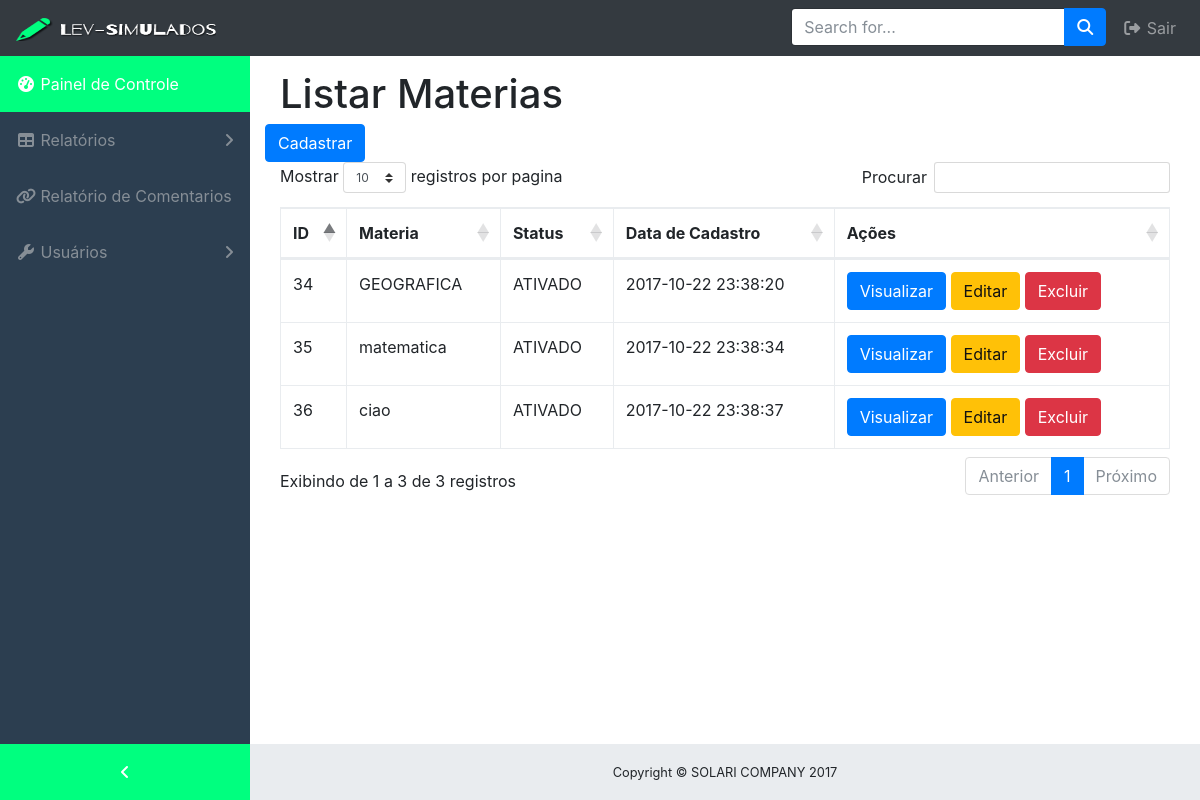
Screenshot of /index.php?op=relatorio_materia with the database file from the repository.
### tables this page shows
CREATE TABLE MATERIA(
	ID_MATERIA INT PRIMARY KEY AUTO_INCREMENT NOT NULL,
	NM_MATERIA VARCHAR(30),
	STATUS_MATERIA VARCHAR(15),
	DATA_CADASTRO DATETIME);

### classes/Materia.class.php (called while the page is built, shortened)
<?php
require_once 'Conexao.class.php';
require_once 'Funcoes.class.php';
class Materia {
    private $con;
    public function __construct() {
        $this->con= new Conexao();
    }
    public function querySelect(){
        try{
            $cst = $this->con->conectar()->prepare("SELECT * FROM `MATERIA`;");
            $cst->execute();
            return $cst->fetchAll();
        } catch (PDOException $ex) {
            return 'erro '.$ex->getMessage();
        }
    }
   }

### classes/Conexao.class.php (called while the page is built)
<?php
class Conexao{
    private $usuario;
    private $senha;
    private $banco;
    private $servidor;
    private static $pdo;
    public function __construct(){
        $this->servidor = "localhost";
        $this->banco = "lev_db";
        $this->usuario = "root";
        $this->senha = "";
    }
    public function conectar(){
        try{
            if(is_null(self::$pdo)){
                self::$pdo = new PDO("mysql:host=".$this->servidor.";dbname=".$this->banco, $this->usuario, $this->senha);
            }
            return self::$pdo;
        } catch (PDOException $ex) {
			echo $ex->getMessage();
        }
    }
}
?>

### classes/Funcoes.class.php (called while the page is built, shortened)
<?php
class Funcoes {
    public function tratarCaracter($vlr, $tipo){
	switch($tipo){
            case 2: $rst = utf8_encode($vlr); break;
        }
        return $rst;
    }
}
?>

### Relatorios/relatorio_materia.php (the view, shortened to what this page needs)
<?php
require_once 'classes/Materia.class.php';
require_once 'classes/Funcoes.class.php';
$objFcs = new Funcoes();
$objtpc = new Materia();
            ?>
<div class="container theme-showcase" role="main">
    <div class="page-header">
        <h1>Listar Materias</h1>
    </div>
    <div class="row">
        <div class="pull-right">
            <button type="button" class="btn btn-xs btn-primary" data-toggle="modal" data-target="#modalCadastrarMateria">Cadastrar</button>
        </div>
    </div>
    <div class="row">
        <div class="col-md-12">
            <table class="table table-bordered"  id="dataTable" cellspacing="0">
                <thead>
                    <tr>
                        <th>ID</th>
                        <th>Materia</th>
                        <th>Status</th>
                        <th>Data de Cadastro</th>
                        <th>Ações</th>
                    </tr>
                </thead>
                <tbody>
                    <?php foreach ($objtpc->querySelect() as $rst) { ?>
                        <tr>
                            <td><?= $rst['ID_MATERIA']; ?></td>
                            <td><?= $objFcs->tratarCaracter($rst['NM_MATERIA'], 2) ?></td>
                            <td><?= $objFcs->tratarCaracter($rst['STATUS_MATERIA'], 2) ?></td>
                            <td><?= $rst['DATA_CADASTRO']; ?></td>
                            <td>
                                <button type="button" class="btn btn-xs btn-primary" data-toggle="modal" data-target="#modalDetalhes<?= $rst['ID_MATERIA']; ?>">Visualizar</button>
                                <button type="button" class="btn btn-xs btn-warning" data-toggle="modal" data-target="#modalEditarMateria" data-whatever="<?php echo $rst['ID_MATERIA']; ?>" data-whatevernome="<?php echo $objFcs->tratarCaracter($rst['NM_MATERIA'], 2) ?>" >Editar</button>
                                <button type="button" class="btn btn-xs btn-danger" data-toggle="modal" data-target="#modalExcluirMateria" data-whatever="<?php echo $rst['ID_MATERIA']; ?>" data-whatevernome="<?php echo $objFcs->tratarCaracter($rst['NM_MATERIA'], 2) ?>" >Excluir</button>
                            </td>
                        </tr>
                <?php } ?>
                </tbody>
            </table>
        </div>
    </div>
</div>

### css/sb-admin.css (style rules this page uses)
html { position: relative; min-height: 100%; }
body.sticky-footer { margin-bottom: 56px; }
body.fixed-nav { padding-top: 56px; }
.bg-dark { background-color: #2c3e50; }

### rows the page displays
materia: ID_MATERIA "34", NM_MATERIA "GEOGRAFICA", STATUS_MATERIA "ATIVADO", DATA_CADASTRO "2017-10-22 23:38:20"
materia: ID_MATERIA "35", NM_MATERIA "matematica", STATUS_MATERIA "ATIVADO", DATA_CADASTRO "2017-10-22 23:38:34"
materia: ID_MATERIA "36", NM_MATERIA "ciao", STATUS_MATERIA "ATIVADO", DATA_CADASTRO "2017-10-22 23:38:37"
